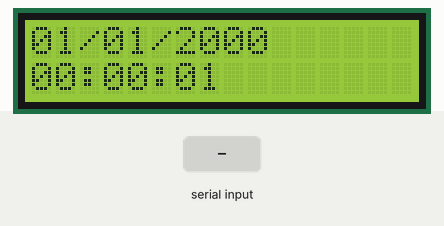
The sketch below on a simulated Arduino Uno, built with avr-gcc and run on an emulated ATmega328P. Shown: 16×2 character LCD. The test bench sets the inputs (shaded band). What the sketch prints to the serial monitor is not drawn.

Above: at 1.6 s.
1.7 s: "90,45\n" received over Serial
At 2.4 s:
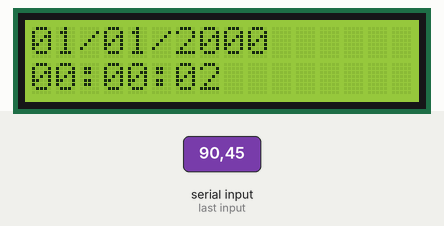
3.6 s: "90/45/200 10:150:30\n" received over Serial
At 4.6 s:
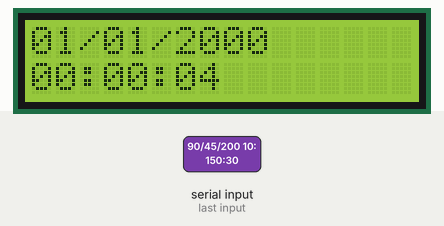
Timing chart, 0 to 6.6 s (numbered marks = the images above; inputs shaded):
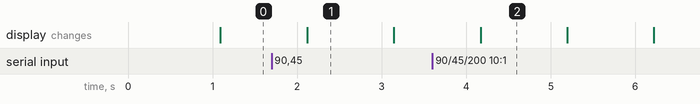

The sketch:

jkang87Lab6.ino
```cpp
//Name: Jonathan Kang
//UIN: 677480333
//NetID: jkang87
//Lab 6, Time on I2C LCD

// 10/24/24, 12:45~ PM
// TA Mina

//Description:
//Using an I2C LCD, take the date and time from the serial monitor
//Displays mm/dd/yyyy on first row, hh:mm:ss on second row.

//Assumption:
//Only I2C LCD is necessary, just wire it to the arduino uno.
//Most of the work is on the coding, but it's just taking stuff
//from the time library and using millis correctly

//References used:
//https://www.mathsisfun.com/leap-years.html leap year
//https://www.pjrc.com/teensy/td_libs_Time.html time library details
//https://playground.arduino.cc/Code/Time/ more time details
//https://github.com/PaulStoffregen/Time how to use time
//https://forum.arduino.cc/t/how-use-sscanf-with-a-string/1053395 sscanf
//https://docs.arduino.cc/built-in-examples/communication/SerialCallResponse/ available
//https://www.arduino.cc/reference/tr/language/functions/communication/serial/ serial commands
//https://wiki-content.arduino.cc/en/Tutorial/SetTime set time

#include <LiquidCrystal_I2C.h> //use the library
#include <TimeLib.h> //time

LiquidCrystal_I2C lcd(0x27, 16, 2); //sets up the lcd

//for millis
unsigned long startTime;
unsigned long currentTime;
const unsigned long delayTime = 1000;

char dateBuffer[16]; //day month year
char timeBuffer[16]; // hour minute second

//checks if the numbers are correcty inputted
bool validateInput(String input) {
  int day, month, year, hour, minute, second;
  //checks if there are five numbers
  if(sscanf(input.c_str(), "%d/%d/%d %d:%d:%d", &month, &day, &year, &hour, &minute, &second) != 6) {
    Serial.println("Wrong input. Do it in MM/DD/YYYY HH:MM:SS");
    return false;
  }

  //makes sure the numbers are within the limits
  if(hour < 0 || hour > 23 || minute < 0 || minute > 59 || second < 0 || second > 59 || month < 1 || month > 12 || day < 1) {
    Serial.println("Wrong values.");
    return false;
  }

  //days in the month
  int daysInMonth[] = {31, 28, 31, 30, 31, 30, 31, 31, 30, 31, 30, 31};

  //leap year check for Feb
  if((year % 4 == 0 && year % 100 != 0) || (year % 400 == 0)){
    daysInMonth[1] = 29;
  }

  //check if day is within the upper limits for a month
  //checked here because february changes sometimes
  if (day > daysInMonth[month - 1]) {
    Serial.println("Invalid day for the given month.");
    return false;
  }

  return true; // If all checks pass
}

// Function to display date and time on the LCD
void displayDateTime() {
  lcd.clear();
  lcd.setCursor(0, 0); //first row
  sprintf(dateBuffer, "%02d/%02d/%04d", month(), day(), year());
  lcd.print(dateBuffer);//prints out day/month/year

  lcd.setCursor(0, 1); //second row
  sprintf(timeBuffer, "%02d:%02d:%02d", hour(), minute(), second());
  lcd.print(timeBuffer);//prints out hour/minute/second
}

void setup() {
  Serial.begin(9600); //start up the serial monitor
  lcd.init(); //initialize the display
  lcd.clear();
  lcd.backlight();
  setTime(0, 0, 0, 1, 1, 2000); // default to 00:00:00, 1/1/2000

  Serial.println("Enter the date and time in: MM/DD/YYYY HH:MM:SS");
  startTime = millis();
}

void loop() {
  currentTime = millis();
  if(currentTime - startTime >= delayTime){ //one second wait timer
    if (Serial.available() > 0) {
      String input = Serial.readStringUntil('\n'); //get input from serial monitor

      //checks input if it works
      if (validateInput(input)) {
        int day, month, year, hour, minute, second;
        sscanf(input.c_str(), "%d/%d/%d %d:%d:%d", &month, &day, &year, &hour, &minute, &second);
        setTime(hour, minute, second, day, month, year); //set the new time

        //changes to new date/time
        displayDateTime();

        //continues asking for a new date/time
        Serial.println("Enter another date and time in: MM/DD/YYYY HH:MM:SS");
      }
    }

    //changes date/time every second
    displayDateTime();
    startTime = millis();
  }
}
```

Measured:
- what the display in image 1 shows lasts 1.0 s, from 2.1 s to 3.1 s
